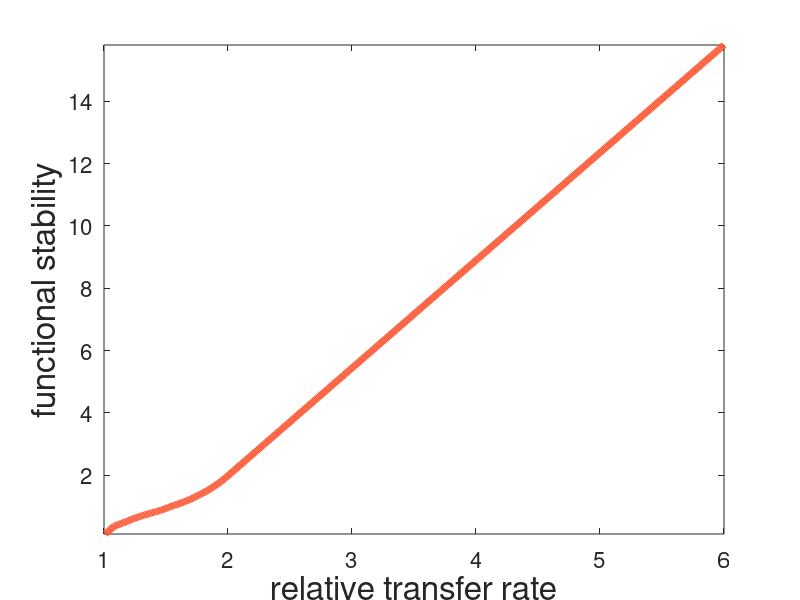
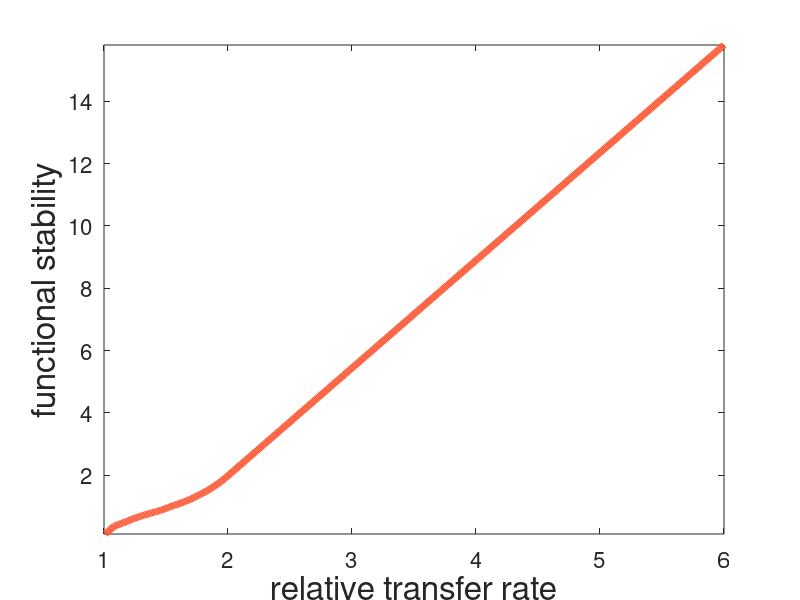

Write the MATLAB code that produced these figures, in order.
close;
clear;
s1=rand(300,1);
eps=0:0.01:6;
cv=0;
fp=0;
for i=1:length(eps)
    ep=eps(i);
    y=1-2./(s1+1)/ep;
    sp(i)=std(y.*(y>=0));
    fp(i)=mean(y.*(y>=0));
end
plot(eps,fp./sp,'-','color',[255, 87, 51]/256,'linewidth',5);hold on;
set(gca,'fontsize',16);
xlabel('relative transfer rate','fontsize',24);
ylabel('functional stability','fontsize',24);
set(gcf,'position',[100 100 400 400]);
axis([1 max(eps) min(fp./sp) max(fp./sp)]);
saveas(gcf,'fig2c.fig');
saveas(gcf,'fig2c.png');
